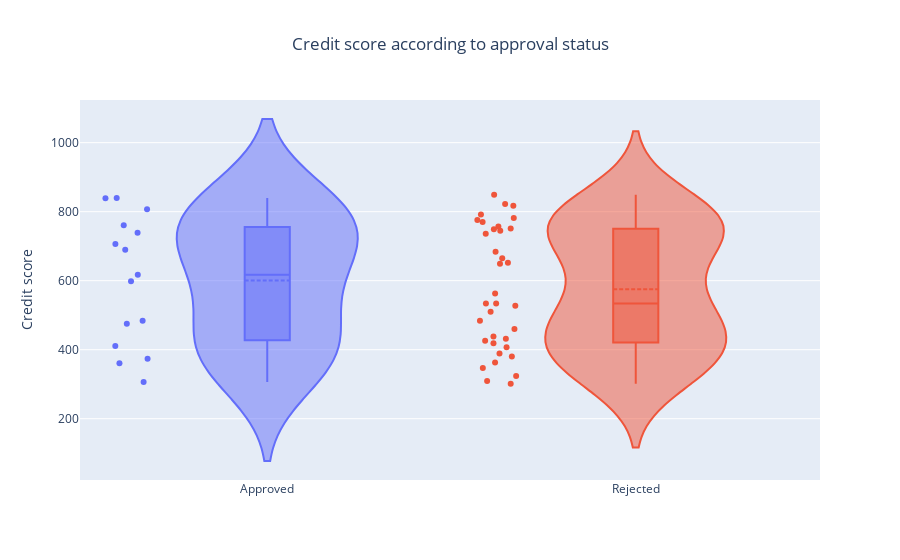

This figure's notebook cell:
### Code cell
subplot_titles = ['Approved', 'Rejected']
select_decision_approval_status = [select_approved_decision, select_rejected_decision]
get_decision_value = [get_decision_amount, get_decision_amount]
fig = go.Figure()
for idx, approval in enumerate(select_decision_approval_status):
    fig.add_trace(go.Violin(y=datasink.query(approval)[get_decision_borrower_credit_score],
                            name=subplot_titles[idx],
                            box_visible=True,
                            meanline_visible=True,
                            points='all'
                            ))

fig.update_yaxes(title_text='Credit score')

fig.update_layout(
    barmode='stack', 
    showlegend=False,
    title={'text': f"Credit score according to approval status",
          'x':0.5,
          'xanchor': 'center'
    })

fig.show()

### Figure 1 — Plotly figure (JSON) as saved in the notebook; plotly's stock layout.template omitted (floating-point values rounded to 4 significant figures)
{"data": [{"box": {"visible": true}, "meanline": {"visible": true}, "name": "Approved", "points": "all", "type": "violin", "y": [706, 306, 617, 839, 761, 739, 840, 361, 690, 411, 807, 475, 374, 598, 484]}, {"box": {"visible": true}, "meanline": {"visible": true}, "name": "Rejected", "points": "all", "type": "violin", "y": [736, 527, 460, 751, 684, 309, 822, 745, 563, 757, 665, 792, 782, 510, 363, 652, 649, 534, 419, 817, 407, 849, 432, 389, 438, 484, 776, 347, 324, 749, 380, 301, 426, 770, 534]}], "layout": {"autosize": true, "barmode": "stack", "showlegend": false, "title": {"text": "Credit score according to approval status", "x": 0.5, "xanchor": "center"}, "xaxis": {"autorange": true, "range": [-0.5057, 1.5], "type": "category"}, "yaxis": {"autorange": true, "range": [22.31, 1124.0], "title": {"text": "Credit score"}, "type": "linear"}}}
